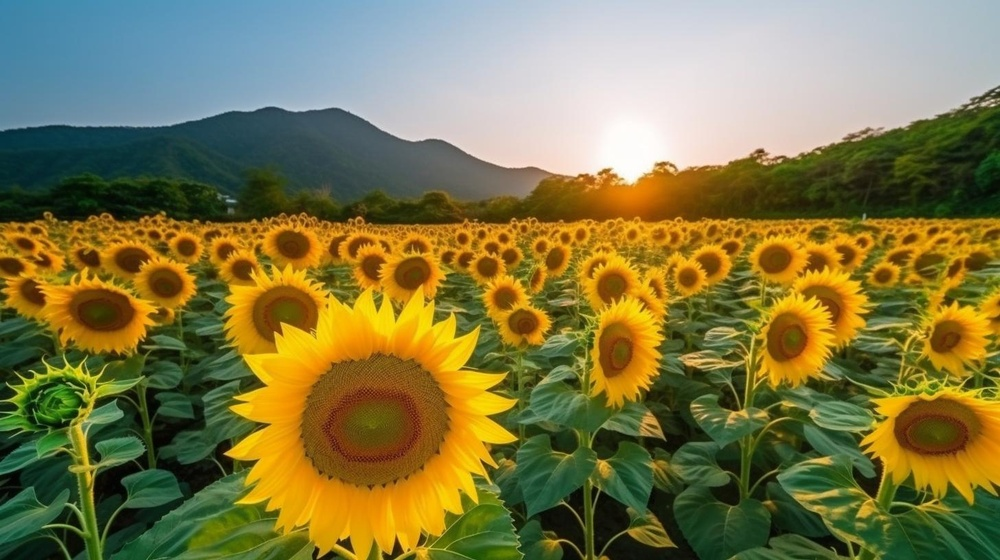
#> input picture Day5/Examples5/ColourImage.jpg, 1000 x 560 px, shrunk from 1456 x 816 before the run
$ python SplittingRGBValues.py
#> lines starting #> are read from the running program, lines starting #| are printed output that depends on the picture
#--------------------------------------------------------------------
# Title: SplittingRGBValues.py
# Author: Kate McAlpine
# Email: kate.mcalpine@newcastle.edu.au
# Created: 5th December, 2023
# Found in: Day 5 Lecture Slides
#--------------------------------------------------------------------

import matplotlib.image as img
import matplotlib.pyplot as plt

a = img.imread('ColourImage.jpg')
#> a is the input picture: shape (560, 1000, 3); mean R, G, B 126.9, 120.1, 70.2

plt.imshow(a)
plt.show()

r = a[:,:,0]
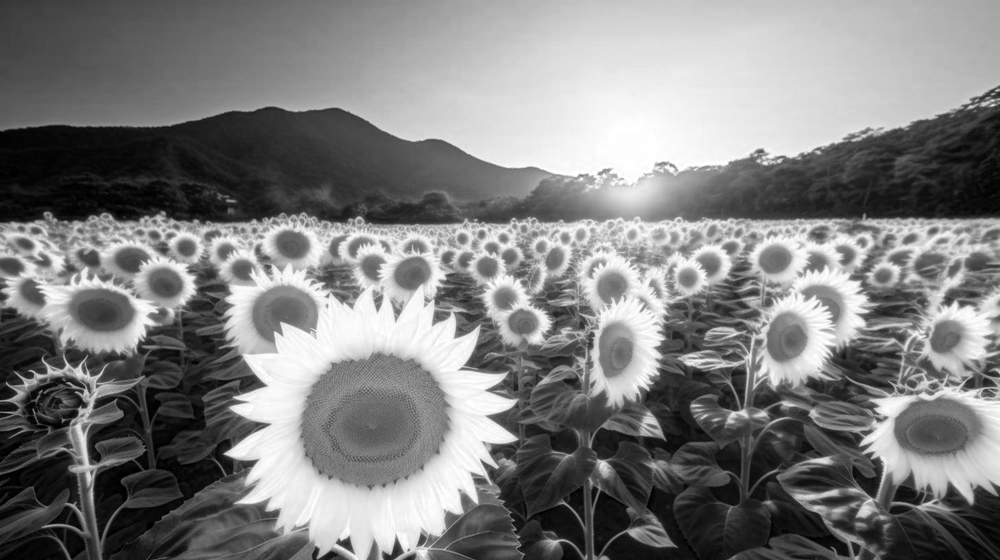
#> r: shape (560, 1000); min 0, max 255, mean 126.9
g = a[:,:,1]
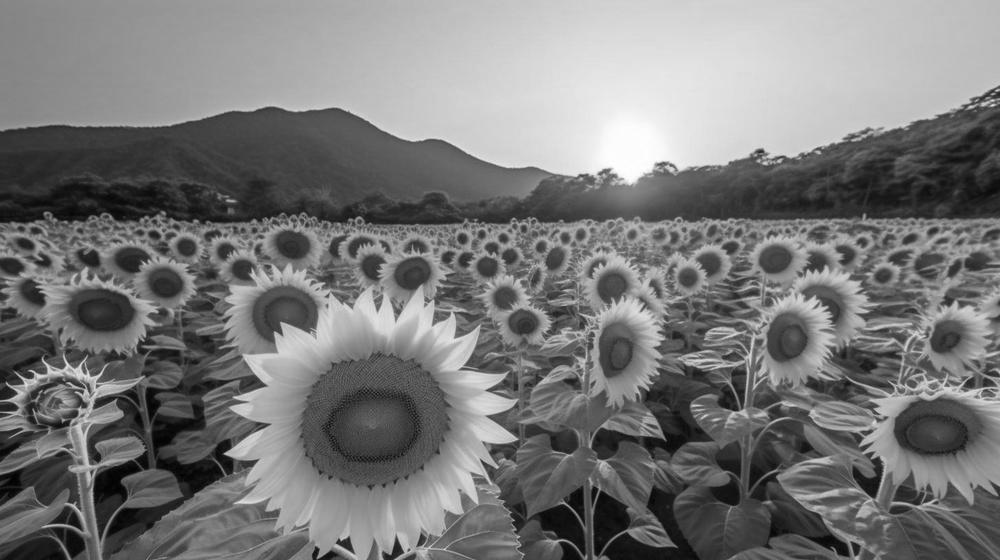
#> g: shape (560, 1000); min 0, max 255, mean 120.1
b = a[:,:,2]
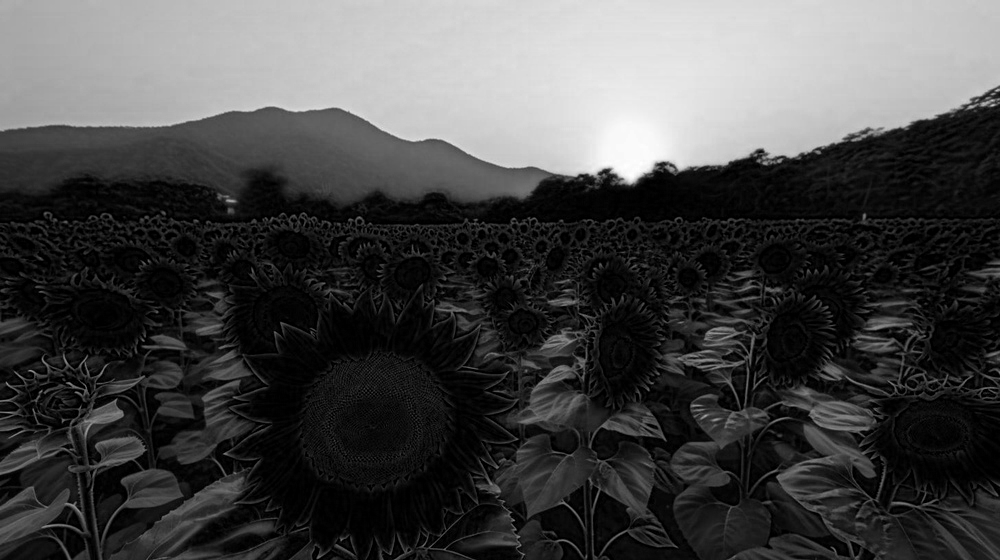
#> b: shape (560, 1000); min 0, max 255, mean 70.2

plt.imshow(r)
plt.show()
plt.imshow(g)
plt.show()
plt.imshow(b)
plt.show()
